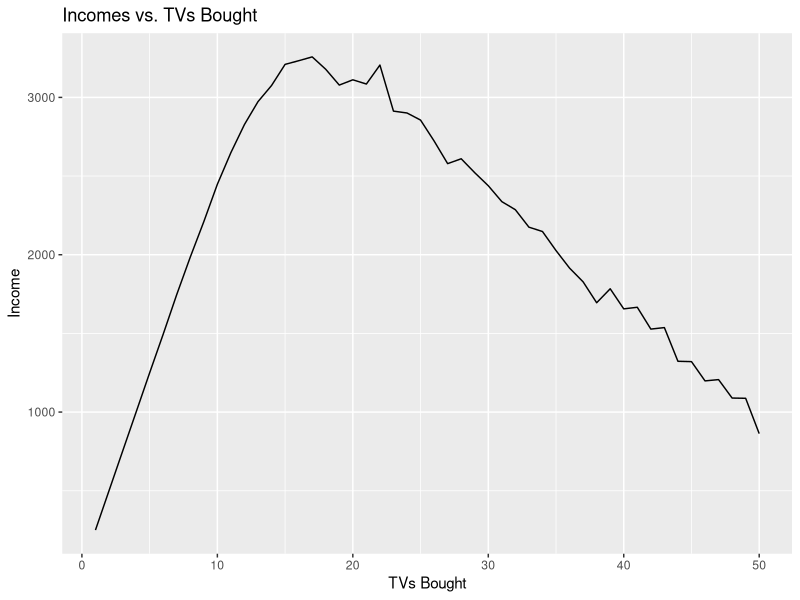

This figure's R source:
## ---- chunk 1
knitr::opts_chunk$set(echo = TRUE)
library(tidyverse)
## ---- chunk 2

income <- function(buy,sell) {
  if(buy < sell)
    sell = buy
    return(sell*575 - buy*325 + (buy-sell)*250)
}

## ---- chunk 3
set.seed(100)

demand <- sum(sample(x = 0:5, size = 7, prob = c(0.15,0.20,0.30,0.20,0.10,0.05), replace = T))

income(5,demand)

## ---- chunk 4
set.seed(100)
netincome <- rep(0,500)
for (i in 1:500){
  demand <- sum(sample(x = 0:5, size = 7, prob = c(0.15,0.20,0.30,0.20,0.10,0.05), replace = T))

  netincome[i] <- income(30,demand)
  
}

mean(netincome)
sd(netincome)


## ---- chunk 5
set.seed(100)

profit <- function(buy) {
  
  netincome <- rep(0,500)
  
  for(i in 1:500) {
    bought<-buy
    demand <- sum(sample(x = 0:5, size = 7, prob = c(0.15,0.20,0.30,0.20,0.10,0.05), replace = T))
    sold <- min (demand, bought)
    netincome[i] <- sold*575 - bought*325 + (bought-sold)*250
  }
  mean(netincome)
}
profit(50)


## ---- chunk 6
set.seed(100)

avg_profit <- rep(0,50)

for (i in 1:50){
  avg_profit[i] <- profit(i)
}

## ---- chunk 7
TVincomes <- data.frame(order = 1:50, income = avg_profit)

ggplot(TVincomes, aes(x=order, y=income)) +
  geom_line() +
  ggtitle("Incomes vs. TVs Bought") +
  labs(y="Income", x = "TVs Bought")

